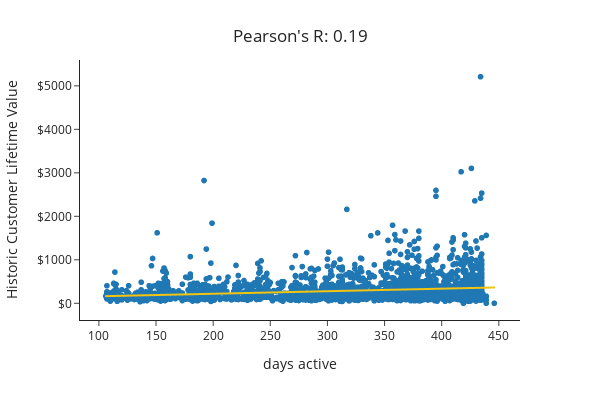

The notebook cell this image was saved under:
### Markdown cell above
### Does __Historic Customer Lifetime Value__ increase with number of __days active__?

### Code cell
# Compute the Pearson's correlation coefficient:
active_histval_r = pearsonr(df['Historic Customer Lifetime Value'], df['days active'])

# Generate a scatter plot of the data:
sca_fig = px.scatter(data_frame = df,
                     y = 'Historic Customer Lifetime Value',
                     x = 'days active', 
                     width=600, height=400,
                     template="simple_white",
                     trendline="ols",
                    trendline_color_override="#f1c40f")

sca_fig.update_xaxes(dtick=50, title_text='days active')
sca_fig.update_yaxes(tickprefix="$", title_text='Historic Customer Lifetime Value')

sca_fig.update_layout(
    title={
        'text': f'Pearson\'s R: {active_histval_r[0]:.2f}',
        'x':0.5,
        'xanchor': 'center',
        'yanchor': 'top'})

sca_fig.show()

### Figure 1 — Plotly figure (JSON) as saved in the notebook; plotly's stock layout.template omitted (floating-point values rounded to 4 significant figures; data arrays with more than 128 entries replaced by an {"elided": "..."} marker saying what was removed)
{"data": [{"hovertemplate": "days active=%{x}<br>Historic Customer Lifetime Value=%{y}<extra></extra>", "legendgroup": "", "marker": {"color": "#1F77B4", "symbol": "circle"}, "mode": "markers", "name": "", "showlegend": false, "type": "scattergl", "x": {"elided": "2809 int values"}, "xaxis": "x", "y": {"elided": "2809 float values"}, "yaxis": "y"}, {"hovertemplate": "<b>OLS trendline</b><br>Historic Customer Lifetime Value = 0.585733 * days active + 102.35<br>R<sup>2</sup>=0.036523<br><br>days active=%{x}<br>Historic Customer Lifetime Value=%{y} <b>(trend)</b><extra></extra>", "legendgroup": "", "line": {"color": "#f1c40f"}, "marker": {"color": "#1F77B4", "symbol": "circle"}, "mode": "lines", "name": "", "showlegend": false, "type": "scattergl", "x": {"elided": "2809 int values"}, "xaxis": "x", "y": {"elided": "2809 float values"}, "yaxis": "y"}], "layout": {"height": 400, "legend": {"tracegroupgap": 0}, "margin": {"t": 60}, "title": {"text": "Pearson's R: 0.19", "x": 0.5, "xanchor": "center", "yanchor": "top"}, "width": 600, "xaxis": {"anchor": "y", "domain": [0, 1], "dtick": 50, "title": {"text": "days active"}}, "yaxis": {"anchor": "x", "domain": [0, 1], "tickprefix": "$", "title": {"text": "Historic Customer Lifetime Value"}}}}
